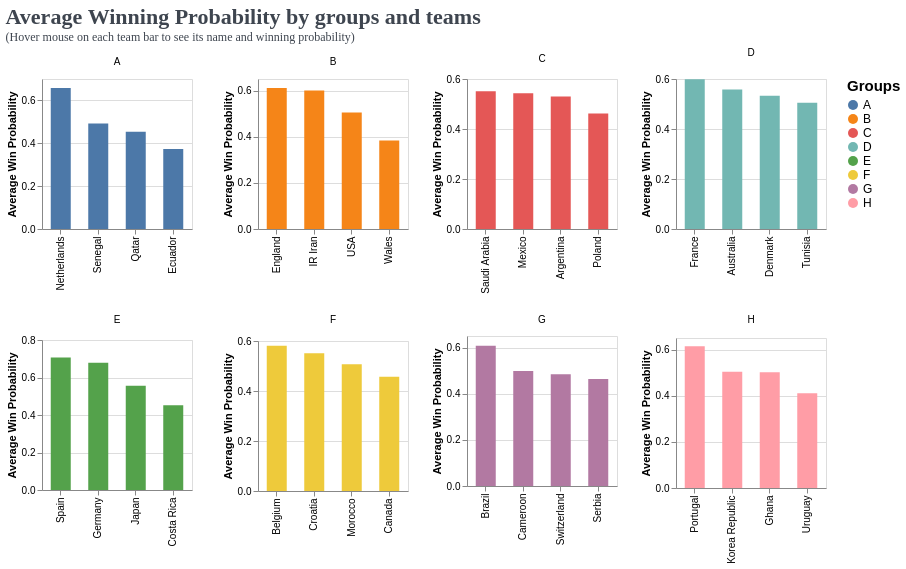

Specify this chart in Vega-Lite:
### Vega-Lite specification from a JSON file in a GitHub repository (floating-point values rounded to 4 significant figures)
{"config": {"view": {"continuousWidth": 400, "continuousHeight": 300}}, "data": {"name": "data-7cc7935d907386844de2283bf3a6a0e0"}, "facet": {"field": "group", "title": null, "type": "nominal"}, "spec": {"layer": [{"mark": {"type": "bar", "size": 20}, "encoding": {"color": {"field": "group", "legend": {"labelFontSize": 12, "orient": "right", "title": "Groups", "titleFontSize": 15}, "type": "nominal"}, "tooltip": [{"field": "team", "type": "nominal"}, {"field": "avg_win_prob", "format": ".2f", "type": "quantitative"}], "x": {"field": "team", "sort": "-y", "title": "", "type": "nominal"}, "y": {"field": "avg_win_prob", "title": "Average Win Probability", "type": "quantitative"}}, "height": 150, "selection": {"selector152": {"type": "single", "on": "mouseover", "nearest": true, "empty": "none"}}, "width": 150}, {"mark": {"type": "text", "dy": -5}, "encoding": {"color": {"field": "group", "legend": {"labelFontSize": 12, "orient": "right", "title": "Groups", "titleFontSize": 15}, "type": "nominal"}, "opacity": {"condition": {"value": 1, "selection": "selector152"}, "value": 0}, "text": {"field": "team", "type": "nominal"}, "tooltip": [{"field": "team", "type": "nominal"}, {"field": "avg_win_prob", "format": ".2f", "type": "quantitative"}], "x": {"field": "team", "sort": "-y", "title": "", "type": "nominal"}, "y": {"field": "avg_win_prob", "title": "Average Win Probability", "type": "quantitative"}}, "height": 150, "width": 150}]}, "columns": 4, "resolve": {"scale": {"x": "independent", "y": "independent"}}, "title": {"text": "Average Winning Probability by groups and teams", "subtitle": "(Hover mouse on each team bar to see its name and winning probability)", "font": "Ubuntu Mono", "fontSize": 22, "color": "#3E454F", "subtitleFont": "Ubuntu Mono", "subtitleFontSize": 12, "subtitleColor": "#3E454F"}, "$schema": "https://vega.github.io/schema/vega-lite/v4.17.0.json", "datasets": {"data-7cc7935d907386844de2283bf3a6a0e0": [{"team": "Spain", "home_win_prob": 0.7568, "away_win_prob": 0.6577, "avg_win_prob": 0.7072, "group": "E"}, {"team": "Brazil", "home_win_prob": 0.7355, "away_win_prob": 0.48, "avg_win_prob": 0.6077, "group": "G"}, {"team": "Netherlands", "home_win_prob": 0.7315, "away_win_prob": 0.5851, "avg_win_prob": 0.6583, "group": "A"}, {"team": "Australia", "home_win_prob": 0.7228, "away_win_prob": 0.3929, "avg_win_prob": 0.5578, "group": "D"}, {"team": "USA", "home_win_prob": 0.7052, "away_win_prob": 0.3049, "avg_win_prob": 0.505, "group": "B"}, {"team": "Portugal", "home_win_prob": 0.7, "away_win_prob": 0.5283, "avg_win_prob": 0.6142, "group": "H"}, {"team": "Morocco", "home_win_prob": 0.6952, "away_win_prob": 0.3187, "avg_win_prob": 0.507, "group": "F"}, {"team": "IR Iran", "home_win_prob": 0.675, "away_win_prob": 0.5243, "avg_win_prob": 0.5996, "group": "B"}, {"team": "Germany", "home_win_prob": 0.6746, "away_win_prob": 0.6837, "avg_win_prob": 0.6791, "group": "E"}, {"team": "Saudi Arabia", "home_win_prob": 0.6619, "away_win_prob": 0.44, "avg_win_prob": 0.5509, "group": "C"}, {"team": "England", "home_win_prob": 0.6569, "away_win_prob": 0.5657, "avg_win_prob": 0.6113, "group": "B"}, {"team": "Mexico", "home_win_prob": 0.6513, "away_win_prob": 0.4354, "avg_win_prob": 0.5433, "group": "C"}, {"team": "Tunisia", "home_win_prob": 0.6495, "away_win_prob": 0.3613, "avg_win_prob": 0.5054, "group": "D"}, {"team": "Ghana", "home_win_prob": 0.6476, "away_win_prob": 0.3551, "avg_win_prob": 0.5014, "group": "H"}, {"team": "Argentina", "home_win_prob": 0.6466, "away_win_prob": 0.4141, "avg_win_prob": 0.5304, "group": "C"}, {"team": "Belgium", "home_win_prob": 0.6458, "away_win_prob": 0.5161, "avg_win_prob": 0.581, "group": "F"}, {"team": "Senegal", "home_win_prob": 0.6346, "away_win_prob": 0.35, "avg_win_prob": 0.4923, "group": "A"}, {"team": "France", "home_win_prob": 0.6316, "away_win_prob": 0.5657, "avg_win_prob": 0.5986, "group": "D"}, {"team": "Cameroon", "home_win_prob": 0.6198, "away_win_prob": 0.3776, "avg_win_prob": 0.4987, "group": "G"}, {"team": "Croatia", "home_win_prob": 0.602, "away_win_prob": 0.5, "avg_win_prob": 0.551, "group": "F"}, {"team": "Costa Rica", "home_win_prob": 0.584, "away_win_prob": 0.3203, "avg_win_prob": 0.4522, "group": "E"}, {"team": "Korea Republic", "home_win_prob": 0.5833, "away_win_prob": 0.4234, "avg_win_prob": 0.5034, "group": "H"}, {"team": "Canada", "home_win_prob": 0.5806, "away_win_prob": 0.3333, "avg_win_prob": 0.457, "group": "F"}, {"team": "Switzerland", "home_win_prob": 0.5765, "away_win_prob": 0.3913, "avg_win_prob": 0.4839, "group": "G"}, {"team": "Ecuador", "home_win_prob": 0.5679, "away_win_prob": 0.1782, "avg_win_prob": 0.3731, "group": "A"}, {"team": "Denmark", "home_win_prob": 0.5474, "away_win_prob": 0.5196, "avg_win_prob": 0.5335, "group": "D"}, {"team": "Qatar", "home_win_prob": 0.541, "away_win_prob": 0.367, "avg_win_prob": 0.454, "group": "A"}, {"team": "Poland", "home_win_prob": 0.5238, "away_win_prob": 0.4, "avg_win_prob": 0.4619, "group": "C"}, {"team": "Uruguay", "home_win_prob": 0.5214, "away_win_prob": 0.2991, "avg_win_prob": 0.4102, "group": "H"}, {"team": "Japan", "home_win_prob": 0.5167, "away_win_prob": 0.5962, "avg_win_prob": 0.5564, "group": "E"}, {"team": "Serbia", "home_win_prob": 0.4906, "away_win_prob": 0.4364, "avg_win_prob": 0.4635, "group": "G"}, {"team": "Wales", "home_win_prob": 0.4458, "away_win_prob": 0.3205, "avg_win_prob": 0.3831, "group": "B"}]}}
